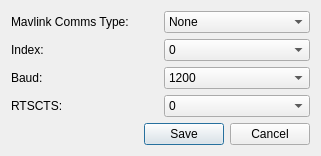
<?xml version="1.0" encoding="UTF-8"?>
<ui version="4.0">
 <class>Dialog</class>
 <widget class="QDialog" name="Dialog">
  <property name="windowModality">
   <enum>Qt::WindowModal</enum>
  </property>
  <property name="geometry">
   <rect>
    <x>0</x>
    <y>0</y>
    <width>321</width>
    <height>156</height>
   </rect>
  </property>
  <property name="windowTitle">
   <string>Mavlink Settings</string>
  </property>
  <property name="modal">
   <bool>true</bool>
  </property>
  <layout class="QGridLayout" name="gridLayout_2">
   <item row="0" column="0">
    <layout class="QVBoxLayout" name="verticalLayout">
     <item>
      <layout class="QGridLayout" name="gridLayout">
       <item row="0" column="0">
        <widget class="QLabel" name="label_12">
         <property name="text">
          <string>Mavlink Comms Type:</string>
         </property>
        </widget>
       </item>
       <item row="0" column="1">
        <widget class="QComboBox" name="KernelMavlinkCommsType">
         <item>
          <property name="text">
           <string>None</string>
          </property>
         </item>
         <item>
          <property name="text">
           <string>Serial</string>
          </property>
         </item>
         <item>
          <property name="text">
           <string>UDP</string>
          </property>
         </item>
        </widget>
       </item>
       <item row="1" column="0">
        <widget class="QLabel" name="label_17">
         <property name="text">
          <string>Index:</string>
         </property>
        </widget>
       </item>
       <item row="1" column="1">
        <widget class="QComboBox" name="KernelMavlinkSerialPortIndex">
         <item>
          <property name="text">
           <string>0</string>
          </property>
         </item>
         <item>
          <property name="text">
           <string>1</string>
          </property>
         </item>
         <item>
          <property name="text">
           <string>2</string>
          </property>
         </item>
         <item>
          <property name="text">
           <string>3</string>
          </property>
         </item>
         <item>
          <property name="text">
           <string>4</string>
          </property>
         </item>
        </widget>
       </item>
       <item row="2" column="0">
        <widget class="QLabel" name="label_18">
         <property name="text">
          <string>Baud:</string>
         </property>
        </widget>
       </item>
       <item row="2" column="1">
        <widget class="QComboBox" name="KernelMavlinkSerialPortBaud">
         <item>
          <property name="text">
           <string>1200</string>
          </property>
         </item>
         <item>
          <property name="text">
           <string>2400</string>
          </property>
         </item>
         <item>
          <property name="text">
           <string>4800</string>
          </property>
         </item>
         <item>
          <property name="text">
           <string>9600</string>
          </property>
         </item>
         <item>
          <property name="text">
           <string>19200</string>
          </property>
         </item>
         <item>
          <property name="text">
           <string>38400</string>
          </property>
         </item>
         <item>
          <property name="text">
           <string>57600</string>
          </property>
         </item>
         <item>
          <property name="text">
           <string>111100</string>
          </property>
         </item>
         <item>
          <property name="text">
           <string>256000</string>
          </property>
         </item>
         <item>
          <property name="text">
           <string>500000</string>
          </property>
         </item>
         <item>
          <property name="text">
           <string>921600</string>
          </property>
         </item>
         <item>
          <property name="text">
           <string>1500000</string>
          </property>
         </item>
        </widget>
        <!-- <widget class="QLineEdit" name="KernelMavlinkSerialPortBaud">
         <property name="placeholderText">
          <string>Serial port baud...</string>
         </property>
        </widget> -->
       </item>
       <item row="3" column="0">
        <widget class="QLabel" name="label_19">
         <property name="text">
          <string>RTSCTS:</string>
         </property>
        </widget>
       </item>
       <item row="3" column="1">
        <widget class="QComboBox" name="KernelMavlinkSerialPortRTSCTS">
         <item>
          <property name="text">
           <string>0</string>
          </property>
         </item>
         <item>
          <property name="text">
           <string>1</string>
          </property>
         </item>
        </widget>
       </item>
      </layout>
     </item>
     <item>
      <layout class="QHBoxLayout" name="horizontalLayout">
       <item>
        <spacer name="horizontalSpacer">
         <property name="orientation">
          <enum>Qt::Horizontal</enum>
         </property>
         <property name="sizeHint" stdset="0">
          <size>
           <width>40</width>
           <height>20</height>
          </size>
         </property>
        </spacer>
       </item>
       <item>
        <widget class="QPushButton" name="ModalSaveButton">
         <property name="text">
          <string>Save</string>
         </property>
        </widget>
       </item>
       <item>
        <widget class="QPushButton" name="ModalCancelButton">
         <property name="text">
          <string>Cancel</string>
         </property>
        </widget>
       </item>
      </layout>
     </item>
    </layout>
   </item>
  </layout>
 </widget>
 <resources/>
 <connections/>
</ui>
